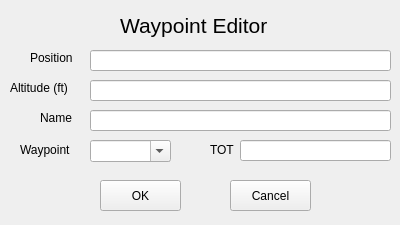
<?xml version="1.0" encoding="UTF-8"?>
<ui version="4.0">
 <class>WaypointAddDialog</class>
 <widget class="QWidget" name="WaypointAddDialog">
  <property name="geometry">
   <rect>
    <x>0</x>
    <y>0</y>
    <width>400</width>
    <height>225</height>
   </rect>
  </property>
  <property name="sizePolicy">
   <sizepolicy hsizetype="Fixed" vsizetype="Fixed">
    <horstretch>0</horstretch>
    <verstretch>0</verstretch>
   </sizepolicy>
  </property>
  <property name="windowTitle">
   <string>WaypointAddDialog</string>
  </property>
  <widget class="QLabel" name="title">
   <property name="geometry">
    <rect>
     <x>120</x>
     <y>10</y>
     <width>151</width>
     <height>31</height>
    </rect>
   </property>
   <property name="font">
    <font>
     <family>Arial</family>
     <pointsize>16</pointsize>
    </font>
   </property>
   <property name="text">
    <string>Waypoint Editor</string>
   </property>
  </widget>
  <widget class="QPushButton" name="Ok">
   <property name="geometry">
    <rect>
     <x>100</x>
     <y>180</y>
     <width>81</width>
     <height>31</height>
    </rect>
   </property>
   <property name="text">
    <string>OK</string>
   </property>
  </widget>
  <widget class="QLineEdit" name="Position">
   <property name="geometry">
    <rect>
     <x>90</x>
     <y>50</y>
     <width>301</width>
     <height>21</height>
    </rect>
   </property>
  </widget>
  <widget class="QLineEdit" name="Altitude">
   <property name="geometry">
    <rect>
     <x>90</x>
     <y>80</y>
     <width>301</width>
     <height>21</height>
    </rect>
   </property>
  </widget>
  <widget class="QLineEdit" name="Name">
   <property name="geometry">
    <rect>
     <x>90</x>
     <y>110</y>
     <width>301</width>
     <height>21</height>
    </rect>
   </property>
  </widget>
  <widget class="QLabel" name="label">
   <property name="geometry">
    <rect>
     <x>30</x>
     <y>50</y>
     <width>49</width>
     <height>16</height>
    </rect>
   </property>
   <property name="text">
    <string>Position</string>
   </property>
  </widget>
  <widget class="QLabel" name="label_2">
   <property name="geometry">
    <rect>
     <x>10</x>
     <y>80</y>
     <width>61</width>
     <height>16</height>
    </rect>
   </property>
   <property name="text">
    <string>Altitude (ft)</string>
   </property>
  </widget>
  <widget class="QLabel" name="label_3">
   <property name="geometry">
    <rect>
     <x>40</x>
     <y>110</y>
     <width>41</width>
     <height>16</height>
    </rect>
   </property>
   <property name="text">
    <string>Name</string>
   </property>
  </widget>
  <widget class="QComboBox" name="WP">
   <property name="geometry">
    <rect>
     <x>90</x>
     <y>140</y>
     <width>81</width>
     <height>22</height>
    </rect>
   </property>
   <property name="editable">
    <bool>true</bool>
   </property>
  </widget>
  <widget class="QLabel" name="label_4">
   <property name="geometry">
    <rect>
     <x>20</x>
     <y>140</y>
     <width>61</width>
     <height>20</height>
    </rect>
   </property>
   <property name="text">
    <string>Waypoint</string>
   </property>
  </widget>
  <widget class="QLabel" name="label_5">
   <property name="geometry">
    <rect>
     <x>210</x>
     <y>140</y>
     <width>61</width>
     <height>20</height>
    </rect>
   </property>
   <property name="text">
    <string>TOT</string>
   </property>
  </widget>
  <widget class="QLineEdit" name="TOT">
   <property name="geometry">
    <rect>
     <x>240</x>
     <y>140</y>
     <width>151</width>
     <height>21</height>
    </rect>
   </property>
  </widget>
  <widget class="QPushButton" name="Cancel">
   <property name="geometry">
    <rect>
     <x>230</x>
     <y>180</y>
     <width>81</width>
     <height>31</height>
    </rect>
   </property>
   <property name="text">
    <string>Cancel</string>
   </property>
  </widget>
 </widget>
 <layoutdefault spacing="6" margin="11"/>
 <resources/>
 <connections/>
</ui>
